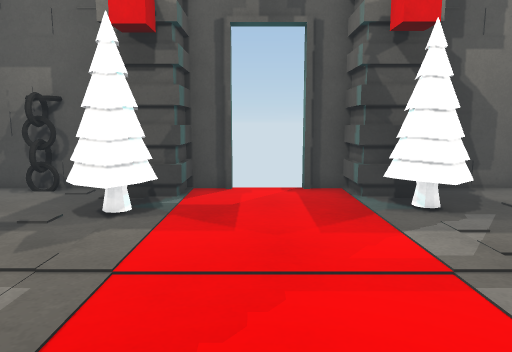
[1] (above)

16 first-person views from a walk through a 3-D level made in the Unity game engine. The camera is 1.2 m above the floor, tilts 8° down and sees 70° across. Doors are open. The floor is counted in squares, 0.5 m on a side. Each view is taken from the middle of a square. On the plan, view 1 faces up. The plan holds only what a view shows up to about 20 squares ahead; the rest is blank. The player character is not drawn. Surface patterns are stand-ins for the level's own textures.

[2]
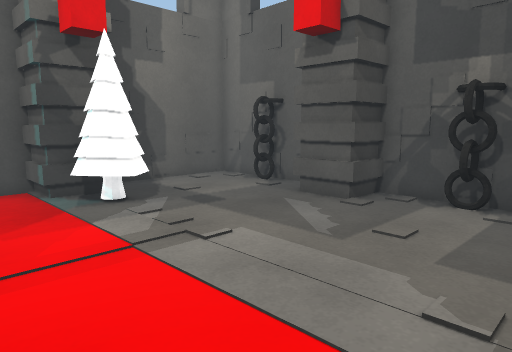

[3]
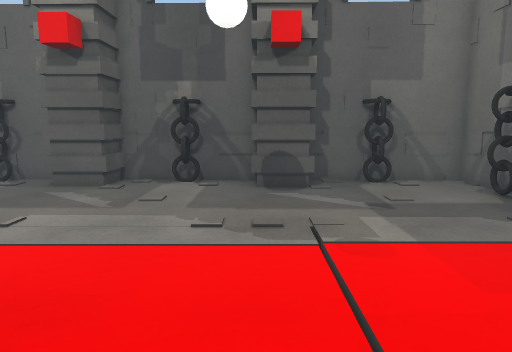

[4]
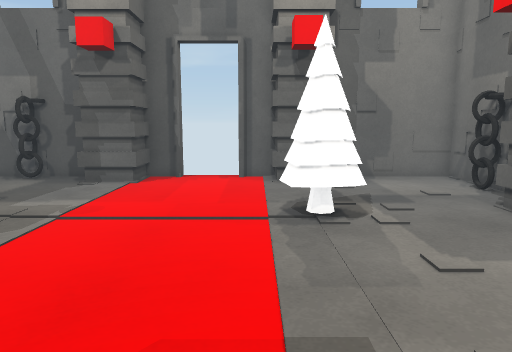

[5]
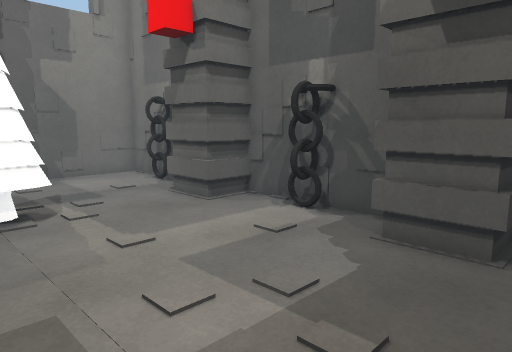

[6]
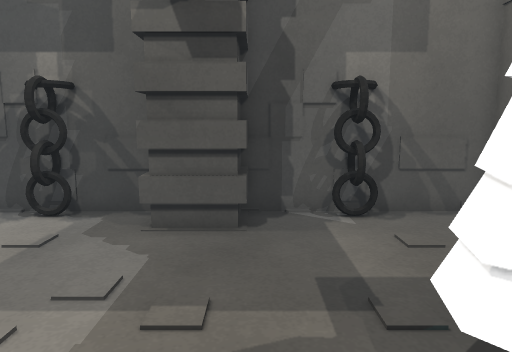

[7]
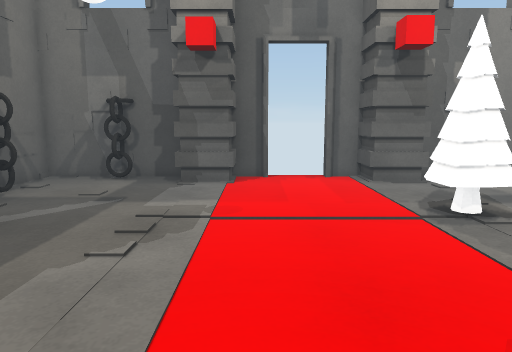

[8]
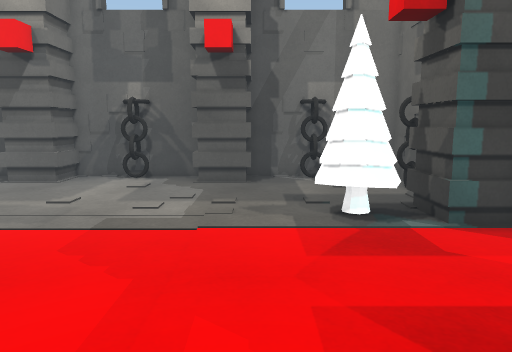

[9]
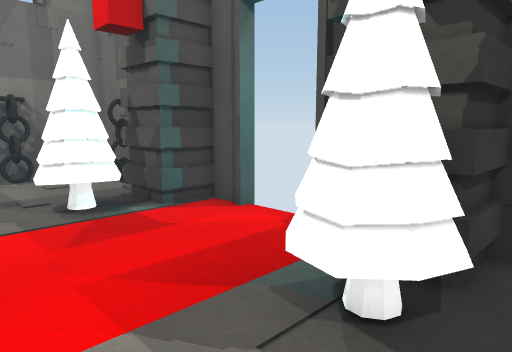

[10]
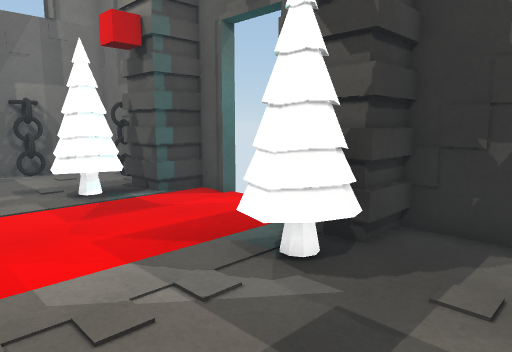

[11]
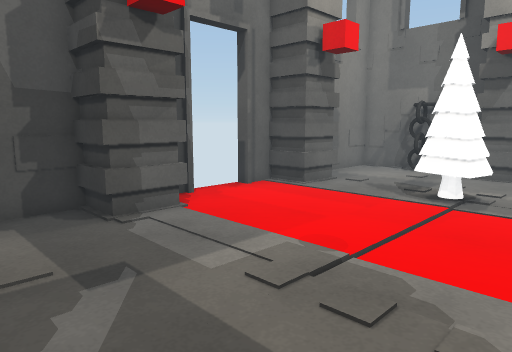

[12]
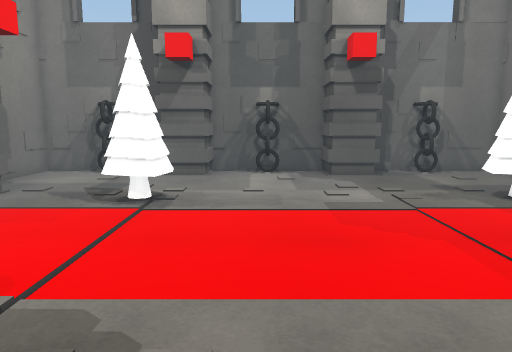

[13]
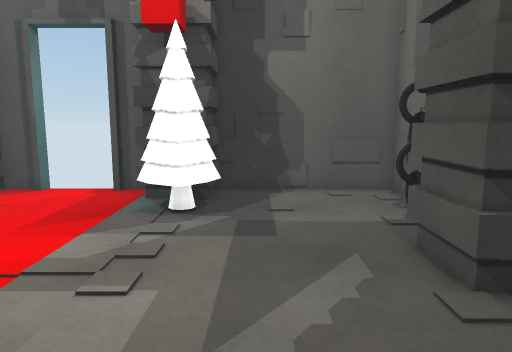

[14]
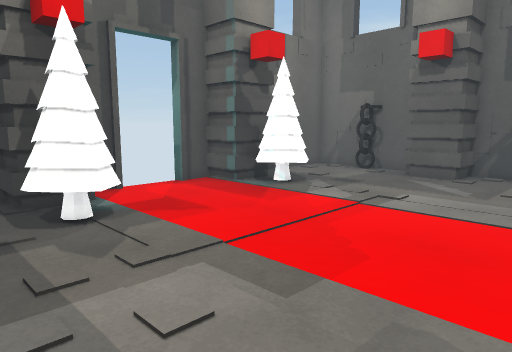

[15]
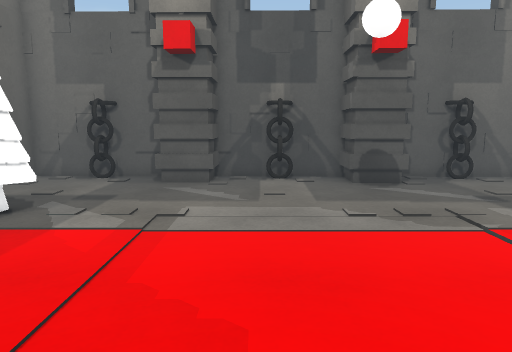

[16]
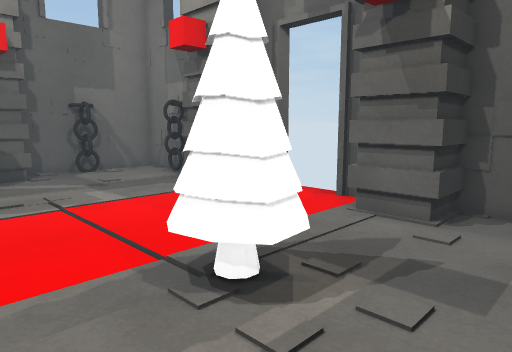

### Floor plan
Points are (right, up) in squares from view 1. A wall is a line through its corners. A room is listed if a view was taken in it or the views show most of it. See-through windows are left out.
Room 1 (views 1, 2, 3, 4, 5, 6, 7, 8, 9, 10, 11, 12, 13, 14, 15, 16)
walls: (10, -1.2) (11.8, -1.2) (11.9, 4.9) (10, 5) (10, 7.2); (3.2, 11.5) (3.2, 13.5); (9.8, -3.3) (9.9, -0.8) (11.8, -0.9); (11.5, 1.3) (11.2, 1.5) (11.2, 2.6); (-2.9, -8) (-2.9, -9.9) (-1.2, -9.9) (-1.2, -10.4); (5.1, -8) (5.1, -9.9) (11.7, -9.9) (11.8, -3.3); (11.9, 1.8) (10.8, 1.9) (11.3, 2.4); (-4.6, 11.6) (-4.6, 13.4) (-11, 13.4) (-11, 6.5); (1.8, 13.1) (1.8, 13.9); (11.9, 4.7) (10, 4.8); (-10.3, 2.3) (-10.3, 1); (-10.5, 2) (-10, 1.6) (-10.4, 1.2); (-1, 13.4) (-2.6, 13.4) (-2.6, 11.5) (-4.9, 11.5) (-4.9, 13.2); (-2.4, 13.5) (-2.4, 11.5); (-11, 1.7) (-9.9, 1.7); (-0.9, 13.9) (-0.9, 13.1); (2.9, -9.9) (2.9, -7.9) (5.4, -7.9) (5.4, -9.9); (-10.2, 6.6) (-9.1, 6.6); (12, 7.3) (12.1, 13.4) (5.4, 13.4) (5.4, 11.5) (3.4, 11.5) (3.4, 13.4) (2, 13.4); (5.6, 13.5) (5.6, 11.5); (1.4, -10.4) (1.4, -9.9) (3.2, -9.9) (3.2, -8); (-11, -1.2) (-9.1, -1.2); (11, -5.7) (11.4, -5.4); (11.3, 9.3) (11.4, 10.5); (10.7, -6.1) (11.2, -5.7); (11.5, 9.5) (11, 10); (-11, 6.8) (-9.1, 6.8) (-9.1, 4.5) (-11, 4.5) (-11, -1.4) (-9.1, -1.4) (-9.1, -3.6); (7.5, -9.2) (8.8, -9.2); (7.7, -9.3) (8.1, -8.8); (-9.9, 9.5) (-11, 9.5); (11, -6.7) (11.1, -5.4); (-11, -3.7) (-11, -5); (-7, 12.7) (-8.1, 12.7); (-5.1, -9.9) (-5.1, -7.9); (12, 9.8) (10.9, 9.9); (-7.2, 12.8) (-7.6, 12.4); (-10.3, -5.9) (-10.3, -7); (8, -9.9) (8, -8.6); (-10.5, 10.1) (-10, 9.6) (-10.4, 9.1); (-10.6, 10.2) (-10.3, 10) (-10.3, 9); (-7.5, 13.4) (-7.5, 12.3); (-11, -5.9) (-11, -9.9) (-4.9, -9.9) (-4.9, -7.9) (-2.6, -7.9) (-2.6, -9.9); (-11, -6.3) (-9.7, -6.3)
ways out: open door at (0.5, 14); gap at (-1, -10)
objects: other object (-5, -4) to (-3, -2); other object (-5, 9) to (-3, 11); other object (4, 9) to (6, 11)

Positions as (right, up) in squares from view 1, and headings:
1: (0, 0), facing up
2: (0, -1), facing up-right
3: (-4, -1), facing right
4: (-2, 7), facing down
5: (-2, 8), facing down-left
6: (-1, 7), facing left
7: (2, 7), facing down
8: (6, 7), facing left
9: (7, 6), facing up-left
10: (9, 5), facing up-left
11: (9, 1), facing down-left
12: (8, 1), facing left
13: (7, 0), facing up
14: (-7, 0), facing up-right
15: (-5, 3), facing right
16: (-8, 1), facing down-right
